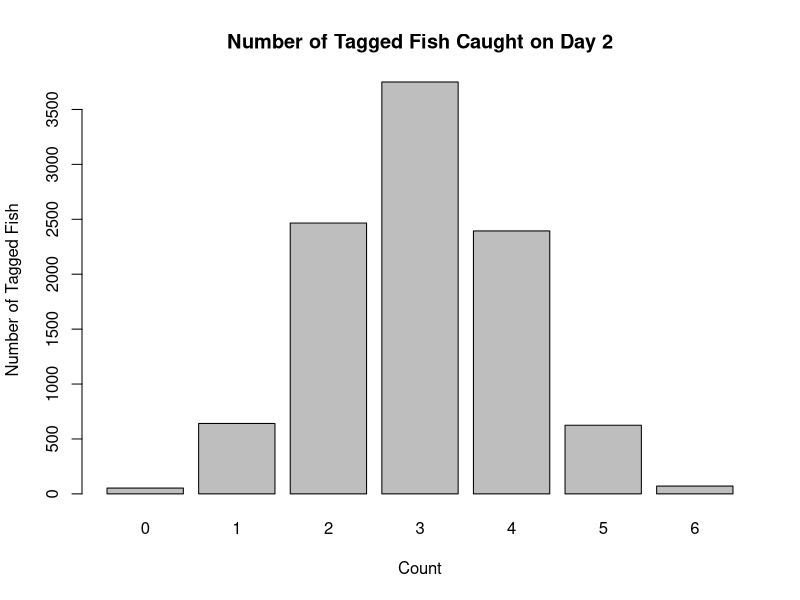
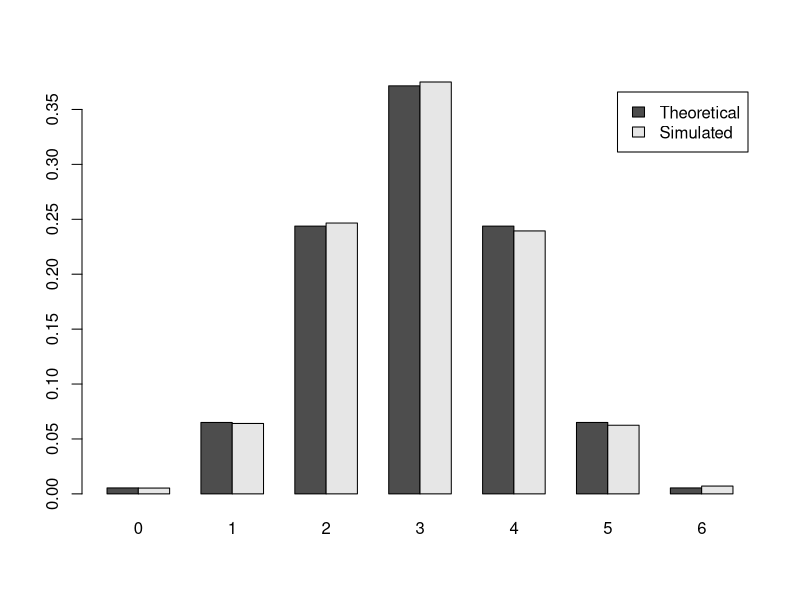

Generate these figures, in order, with R:
## ---- chunk 1
n <- 10000
fish <- c(rep(0, 14), rep(1, 6))

tagged_fish <- numeric(n)
for (i in 1:n) {
  tagged_fish[i] <- sum(sample(fish, 10))
}

barplot(table(tagged_fish), main="Number of Tagged Fish Caught on Day 2", xlab = "Count", ylab="Number of Tagged Fish")
prop.table(table(tagged_fish))
## ---- chunk 2
Theoretical <- choose(6, 0:6)*choose(14, 10 - 0:6) / choose(20, 10)
Simulated <- prop.table(table(tagged_fish))
data <- rbind(Theoretical, Simulated)
barplot(data, beside=T, legend=T)
